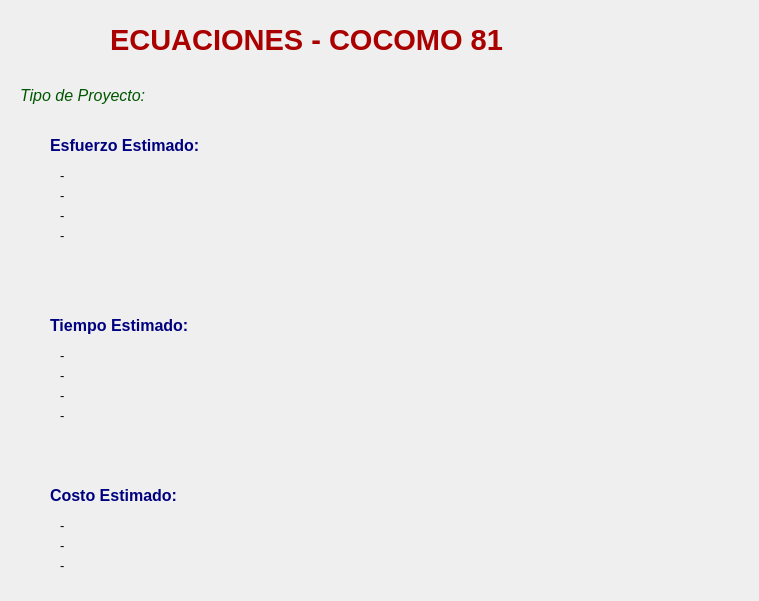
<?xml version="1.0" encoding="UTF-8"?>
<ui version="4.0">
 <class>Form</class>
 <widget class="QWidget" name="Form">
  <property name="geometry">
   <rect>
    <x>0</x>
    <y>0</y>
    <width>759</width>
    <height>601</height>
   </rect>
  </property>
  <property name="windowTitle">
   <string>Form</string>
  </property>
  <widget class="QLabel" name="label">
   <property name="geometry">
    <rect>
     <x>110</x>
     <y>10</y>
     <width>511</width>
     <height>61</height>
    </rect>
   </property>
   <property name="font">
    <font>
     <pointsize>22</pointsize>
     <weight>75</weight>
     <bold>true</bold>
    </font>
   </property>
   <property name="layoutDirection">
    <enum>Qt::LeftToRight</enum>
   </property>
   <property name="text">
    <string>&lt;html&gt;&lt;head/&gt;&lt;body&gt;&lt;p&gt;&lt;span style=&quot; color:#aa0000;&quot;&gt;ECUACIONES - COCOMO 81&lt;/span&gt;&lt;/p&gt;&lt;/body&gt;&lt;/html&gt;</string>
   </property>
   <property name="textFormat">
    <enum>Qt::AutoText</enum>
   </property>
  </widget>
  <widget class="QLabel" name="label_2">
   <property name="geometry">
    <rect>
     <x>50</x>
     <y>130</y>
     <width>271</width>
     <height>31</height>
    </rect>
   </property>
   <property name="font">
    <font>
     <pointsize>12</pointsize>
     <weight>75</weight>
     <bold>true</bold>
    </font>
   </property>
   <property name="text">
    <string>&lt;html&gt;&lt;head/&gt;&lt;body&gt;&lt;p&gt;&lt;span style=&quot; color:#00007f;&quot;&gt;Esfuerzo Estimado:&lt;/span&gt;&lt;/p&gt;&lt;/body&gt;&lt;/html&gt;</string>
   </property>
  </widget>
  <widget class="QLabel" name="label_3">
   <property name="geometry">
    <rect>
     <x>50</x>
     <y>310</y>
     <width>271</width>
     <height>31</height>
    </rect>
   </property>
   <property name="font">
    <font>
     <pointsize>12</pointsize>
     <weight>75</weight>
     <bold>true</bold>
    </font>
   </property>
   <property name="text">
    <string>&lt;html&gt;&lt;head/&gt;&lt;body&gt;&lt;p&gt;&lt;span style=&quot; color:#00007f;&quot;&gt;Tiempo Estimado:&lt;/span&gt;&lt;/p&gt;&lt;/body&gt;&lt;/html&gt;</string>
   </property>
  </widget>
  <widget class="QLabel" name="label_4">
   <property name="geometry">
    <rect>
     <x>50</x>
     <y>480</y>
     <width>271</width>
     <height>31</height>
    </rect>
   </property>
   <property name="font">
    <font>
     <pointsize>12</pointsize>
     <weight>75</weight>
     <bold>true</bold>
    </font>
   </property>
   <property name="text">
    <string>&lt;html&gt;&lt;head/&gt;&lt;body&gt;&lt;p&gt;&lt;span style=&quot; color:#00007f;&quot;&gt;Costo Estimado:&lt;/span&gt;&lt;/p&gt;&lt;/body&gt;&lt;/html&gt;</string>
   </property>
  </widget>
  <widget class="QLabel" name="label_5">
   <property name="geometry">
    <rect>
     <x>450</x>
     <y>170</y>
     <width>241</width>
     <height>111</height>
    </rect>
   </property>
   <property name="text">
    <string/>
   </property>
   <property name="pixmap">
    <pixmap>esf_cocomo_inter_i.png</pixmap>
   </property>
   <property name="scaledContents">
    <bool>true</bool>
   </property>
  </widget>
  <widget class="QLabel" name="label_6">
   <property name="geometry">
    <rect>
     <x>450</x>
     <y>340</y>
     <width>241</width>
     <height>111</height>
    </rect>
   </property>
   <property name="text">
    <string/>
   </property>
   <property name="pixmap">
    <pixmap>tiempo_cocomo_inter_i.png</pixmap>
   </property>
   <property name="scaledContents">
    <bool>true</bool>
   </property>
  </widget>
  <widget class="QLabel" name="label_7">
   <property name="geometry">
    <rect>
     <x>60</x>
     <y>160</y>
     <width>331</width>
     <height>31</height>
    </rect>
   </property>
   <property name="font">
    <font>
     <pointsize>10</pointsize>
     <weight>50</weight>
     <bold>false</bold>
    </font>
   </property>
   <property name="text">
    <string>&lt;html&gt;&lt;head/&gt;&lt;body&gt;&lt;p&gt;&lt;span style=&quot; color:#000000;&quot;&gt;-&lt;/span&gt;&lt;/p&gt;&lt;/body&gt;&lt;/html&gt;</string>
   </property>
  </widget>
  <widget class="QLabel" name="label_8">
   <property name="geometry">
    <rect>
     <x>60</x>
     <y>340</y>
     <width>341</width>
     <height>31</height>
    </rect>
   </property>
   <property name="font">
    <font>
     <pointsize>10</pointsize>
     <weight>50</weight>
     <bold>false</bold>
    </font>
   </property>
   <property name="text">
    <string>&lt;html&gt;&lt;head/&gt;&lt;body&gt;&lt;p&gt;&lt;span style=&quot; color:#000000;&quot;&gt;-&lt;/span&gt;&lt;/p&gt;&lt;/body&gt;&lt;/html&gt;</string>
   </property>
  </widget>
  <widget class="QLabel" name="label_9">
   <property name="geometry">
    <rect>
     <x>60</x>
     <y>510</y>
     <width>341</width>
     <height>31</height>
    </rect>
   </property>
   <property name="font">
    <font>
     <pointsize>10</pointsize>
     <weight>50</weight>
     <bold>false</bold>
    </font>
   </property>
   <property name="text">
    <string>&lt;html&gt;&lt;head/&gt;&lt;body&gt;&lt;p&gt;&lt;span style=&quot; color:#000000;&quot;&gt;-&lt;/span&gt;&lt;/p&gt;&lt;/body&gt;&lt;/html&gt;</string>
   </property>
  </widget>
  <widget class="QLabel" name="label_10">
   <property name="geometry">
    <rect>
     <x>60</x>
     <y>180</y>
     <width>271</width>
     <height>31</height>
    </rect>
   </property>
   <property name="font">
    <font>
     <pointsize>10</pointsize>
     <weight>50</weight>
     <bold>false</bold>
    </font>
   </property>
   <property name="text">
    <string>&lt;html&gt;&lt;head/&gt;&lt;body&gt;&lt;p&gt;&lt;span style=&quot; color:#000000;&quot;&gt;-&lt;/span&gt;&lt;/p&gt;&lt;/body&gt;&lt;/html&gt;</string>
   </property>
  </widget>
  <widget class="QLabel" name="label_11">
   <property name="geometry">
    <rect>
     <x>60</x>
     <y>200</y>
     <width>331</width>
     <height>31</height>
    </rect>
   </property>
   <property name="font">
    <font>
     <pointsize>10</pointsize>
     <weight>50</weight>
     <bold>false</bold>
    </font>
   </property>
   <property name="text">
    <string>&lt;html&gt;&lt;head/&gt;&lt;body&gt;&lt;p&gt;&lt;span style=&quot; color:#000000;&quot;&gt;-&lt;/span&gt;&lt;/p&gt;&lt;/body&gt;&lt;/html&gt;</string>
   </property>
  </widget>
  <widget class="QLabel" name="label_12">
   <property name="geometry">
    <rect>
     <x>60</x>
     <y>220</y>
     <width>321</width>
     <height>31</height>
    </rect>
   </property>
   <property name="font">
    <font>
     <pointsize>10</pointsize>
     <weight>50</weight>
     <bold>false</bold>
    </font>
   </property>
   <property name="text">
    <string>&lt;html&gt;&lt;head/&gt;&lt;body&gt;&lt;p&gt;&lt;span style=&quot; color:#000000;&quot;&gt;-&lt;/span&gt;&lt;/p&gt;&lt;/body&gt;&lt;/html&gt;</string>
   </property>
  </widget>
  <widget class="QLabel" name="label_13">
   <property name="geometry">
    <rect>
     <x>20</x>
     <y>80</y>
     <width>421</width>
     <height>31</height>
    </rect>
   </property>
   <property name="font">
    <font>
     <pointsize>12</pointsize>
     <weight>75</weight>
     <bold>true</bold>
    </font>
   </property>
   <property name="text">
    <string>&lt;html&gt;&lt;head/&gt;&lt;body&gt;&lt;p&gt;&lt;span style=&quot; font-weight:400; font-style:italic; color:#005500;&quot;&gt;Tipo de Proyecto: &lt;/span&gt;&lt;/p&gt;&lt;/body&gt;&lt;/html&gt;</string>
   </property>
  </widget>
  <widget class="QLabel" name="label_14">
   <property name="geometry">
    <rect>
     <x>60</x>
     <y>360</y>
     <width>341</width>
     <height>31</height>
    </rect>
   </property>
   <property name="font">
    <font>
     <pointsize>10</pointsize>
     <weight>50</weight>
     <bold>false</bold>
    </font>
   </property>
   <property name="text">
    <string>&lt;html&gt;&lt;head/&gt;&lt;body&gt;&lt;p&gt;&lt;span style=&quot; color:#000000;&quot;&gt;-&lt;/span&gt;&lt;/p&gt;&lt;/body&gt;&lt;/html&gt;</string>
   </property>
  </widget>
  <widget class="QLabel" name="label_15">
   <property name="geometry">
    <rect>
     <x>60</x>
     <y>380</y>
     <width>331</width>
     <height>31</height>
    </rect>
   </property>
   <property name="font">
    <font>
     <pointsize>10</pointsize>
     <weight>50</weight>
     <bold>false</bold>
    </font>
   </property>
   <property name="text">
    <string>&lt;html&gt;&lt;head/&gt;&lt;body&gt;&lt;p&gt;&lt;span style=&quot; color:#000000;&quot;&gt;-&lt;/span&gt;&lt;/p&gt;&lt;/body&gt;&lt;/html&gt;</string>
   </property>
  </widget>
  <widget class="QLabel" name="label_16">
   <property name="geometry">
    <rect>
     <x>60</x>
     <y>400</y>
     <width>331</width>
     <height>31</height>
    </rect>
   </property>
   <property name="font">
    <font>
     <pointsize>10</pointsize>
     <weight>50</weight>
     <bold>false</bold>
    </font>
   </property>
   <property name="text">
    <string>&lt;html&gt;&lt;head/&gt;&lt;body&gt;&lt;p&gt;&lt;span style=&quot; color:#000000;&quot;&gt;-&lt;/span&gt;&lt;/p&gt;&lt;/body&gt;&lt;/html&gt;</string>
   </property>
  </widget>
  <widget class="QLabel" name="label_17">
   <property name="geometry">
    <rect>
     <x>60</x>
     <y>530</y>
     <width>341</width>
     <height>31</height>
    </rect>
   </property>
   <property name="font">
    <font>
     <pointsize>10</pointsize>
     <weight>50</weight>
     <bold>false</bold>
    </font>
   </property>
   <property name="text">
    <string>&lt;html&gt;&lt;head/&gt;&lt;body&gt;&lt;p&gt;&lt;span style=&quot; color:#000000;&quot;&gt;-&lt;/span&gt;&lt;/p&gt;&lt;/body&gt;&lt;/html&gt;</string>
   </property>
  </widget>
  <widget class="QLabel" name="label_18">
   <property name="geometry">
    <rect>
     <x>60</x>
     <y>550</y>
     <width>331</width>
     <height>31</height>
    </rect>
   </property>
   <property name="font">
    <font>
     <pointsize>10</pointsize>
     <weight>50</weight>
     <bold>false</bold>
    </font>
   </property>
   <property name="text">
    <string>&lt;html&gt;&lt;head/&gt;&lt;body&gt;&lt;p&gt;&lt;span style=&quot; color:#000000;&quot;&gt;-&lt;/span&gt;&lt;/p&gt;&lt;/body&gt;&lt;/html&gt;</string>
   </property>
  </widget>
 </widget>
 <resources/>
 <connections/>
</ui>
